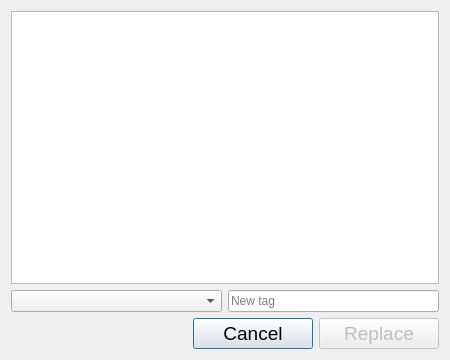
<?xml version="1.0" encoding="UTF-8"?>
<ui version="4.0">
 <class>TagListDialog</class>
 <widget class="QDialog" name="TagListDialog">
  <property name="geometry">
   <rect>
    <x>0</x>
    <y>0</y>
    <width>450</width>
    <height>360</height>
   </rect>
  </property>
  <property name="minimumSize">
   <size>
    <width>450</width>
    <height>360</height>
   </size>
  </property>
  <property name="maximumSize">
   <size>
    <width>450</width>
    <height>360</height>
   </size>
  </property>
  <property name="windowTitle">
   <string>Tag List</string>
  </property>
  <layout class="QGridLayout" name="gridLayout">
   <item row="0" column="0">
    <layout class="QVBoxLayout" name="verticalLayout">
     <item>
      <widget class="QPlainTextEdit" name="TagListPlainTextEdit">
       <property name="readOnly">
        <bool>true</bool>
       </property>
      </widget>
     </item>
     <item>
      <layout class="QHBoxLayout" name="horizontalLayout">
       <item>
        <widget class="QComboBox" name="TagListComboBox">
         <property name="minimumSize">
          <size>
           <width>211</width>
           <height>0</height>
          </size>
         </property>
        </widget>
       </item>
       <item>
        <widget class="QLineEdit" name="NewTagLineEdit">
         <property name="placeholderText">
          <string>New tag</string>
         </property>
        </widget>
       </item>
      </layout>
     </item>
     <item>
      <layout class="QHBoxLayout" name="horizontalLayout_2">
       <item>
        <spacer name="horizontalSpacer">
         <property name="orientation">
          <enum>Qt::Horizontal</enum>
         </property>
         <property name="sizeHint" stdset="0">
          <size>
           <width>40</width>
           <height>20</height>
          </size>
         </property>
        </spacer>
       </item>
       <item>
        <widget class="QPushButton" name="CancelPushButton">
         <property name="minimumSize">
          <size>
           <width>120</width>
           <height>30</height>
          </size>
         </property>
         <property name="font">
          <font>
           <pointsize>14</pointsize>
          </font>
         </property>
         <property name="text">
          <string>Cancel</string>
         </property>
        </widget>
       </item>
       <item>
        <widget class="QPushButton" name="ReplacePushButton">
         <property name="enabled">
          <bool>false</bool>
         </property>
         <property name="minimumSize">
          <size>
           <width>120</width>
           <height>30</height>
          </size>
         </property>
         <property name="font">
          <font>
           <pointsize>14</pointsize>
          </font>
         </property>
         <property name="text">
          <string>Replace</string>
         </property>
        </widget>
       </item>
      </layout>
     </item>
    </layout>
   </item>
  </layout>
 </widget>
 <resources/>
 <connections/>
</ui>
